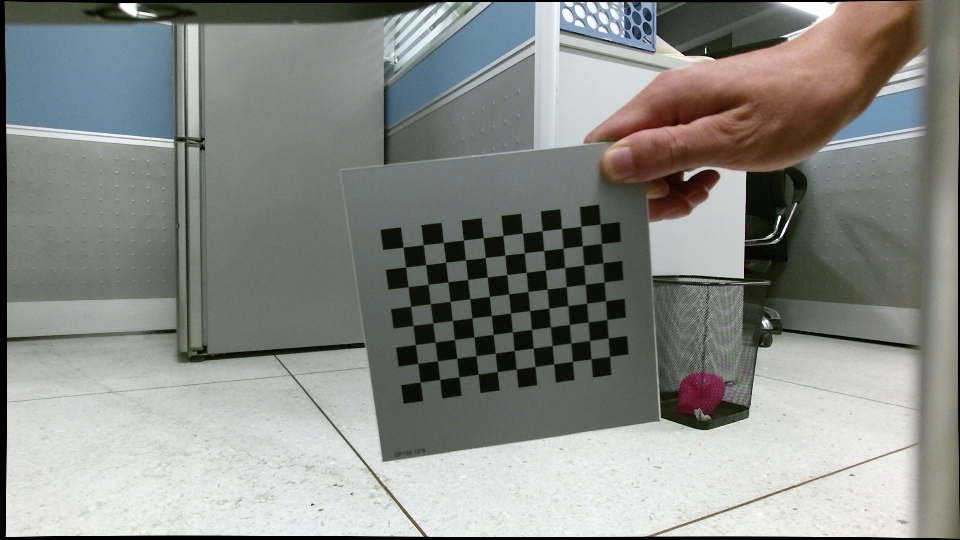
//> input picture 7calib3d/Calibration/CameraCalibration/0011_color.jpg, 960 x 540 px
$ ./test   (built with g++ and OpenCV 4)
//> lines starting //> are read from the running program, lines starting //| are printed output that depends on the picture; after the words box and inside, x2 and y2 are one past the last pixel; in counts of white or black regions, pixels touching at a corner belong together
//
// Created by wpr on 18-11-29.
//

#include "opencv2/core/core.hpp"
#include "opencv2/imgproc/imgproc.hpp"
#include "opencv2/calib3d/calib3d.hpp"
#include "opencv2/highgui/highgui.hpp"
#include <iostream>
#include <fstream>


using namespace cv;
using namespace std;


int main()
{

    vector<Point2f> image_points_buff_;
    Size board_size_;
    Mat rotation_;
    Mat translation_;
    float side_length_;
    Mat camMatrix_;
    Mat distCoeff_;
    vector<cv::Point3f > m_markerCorners3f_;
    Size image_size;  /* 图像的尺寸 */
    side_length_ = 0.01;
    board_size_ = Size(11,8);

    camMatrix_ = (Mat_<double>(3, 3) << 549.3614688099561, 0, 467.7511711982686,0, 549.182463904573, 264.1110229919456,0, 0, 1);
    distCoeff_ = (Mat_<double>(5, 1) << 0.02028639459828988, -0.0316434448076687, -0.004822193466304281, -0.0002702970842550804, -0.006882014944184185);
    for(auto m = 1; m <= 11; m++)
        for(int n = 1; n <= 8; n++)
        {
            m_markerCorners3f_.push_back(cv::Point3f(side_length_*m, side_length_*n, 0.0));
        }
    for(auto i:m_markerCorners3f_)
        cout << i.x << "  " << i.y << "  " << i.z << "  " << endl;

    Mat src=imread("../CameraCalibration/0011_color.jpg");
//> src is the input picture: 540 rows x 960 cols, CV_8UC3; mean B, G, R 134, 138.6, 135.8
    image_size.width = src.cols;
//> image_size = Size(960, 0)
    image_size.height =src.rows;
//> image_size = Size(960, 540)
    Mat src_gray;
    Mat src_all=src.clone();
    cvtColor( src, src_gray, CV_BGR2GRAY );
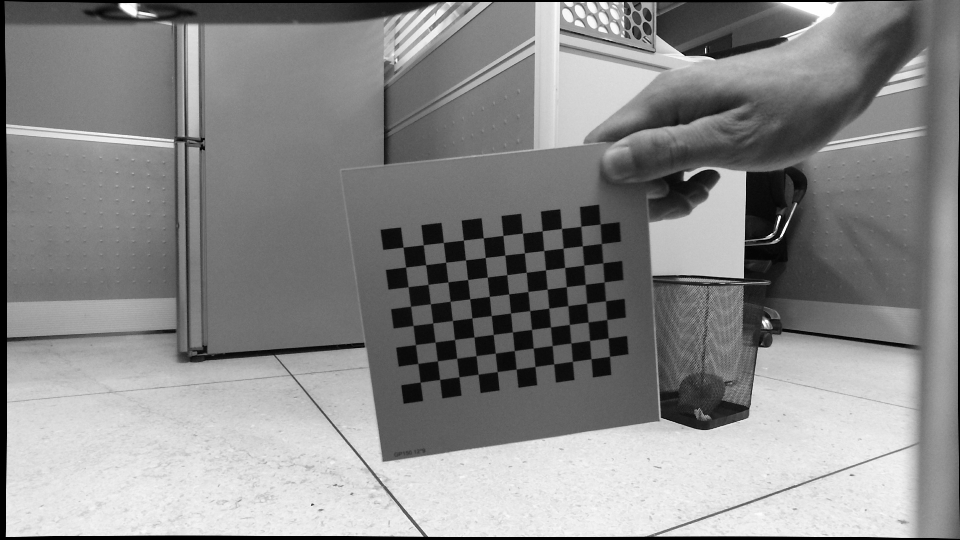
//> src_gray: 540 rows x 960 cols, CV_8UC1; min 0, max 255, mean 137.3
    if(findChessboardCorners(src,board_size_,image_points_buff_) == 0)
    {
        std::cout << "找不到角点信息!!!" << endl;
    }
    else
    {
        find4QuadCornerSubpix(src_gray,image_points_buff_,Size(5,5));
//> image_points_buff_ = 88 Points (x, y), first 12: [403, 247.1], [424.1, 245.4], [444, 243], [463.8, 240.8], [484.1, 238.4], [503.5, 236], [522.8, 233.8], [543.1, 231.4], [562, 229], [580.9, 226.6], [600.8, 224.8], [406, 267.5]
        drawChessboardCorners(src_all, board_size_, image_points_buff_, false);
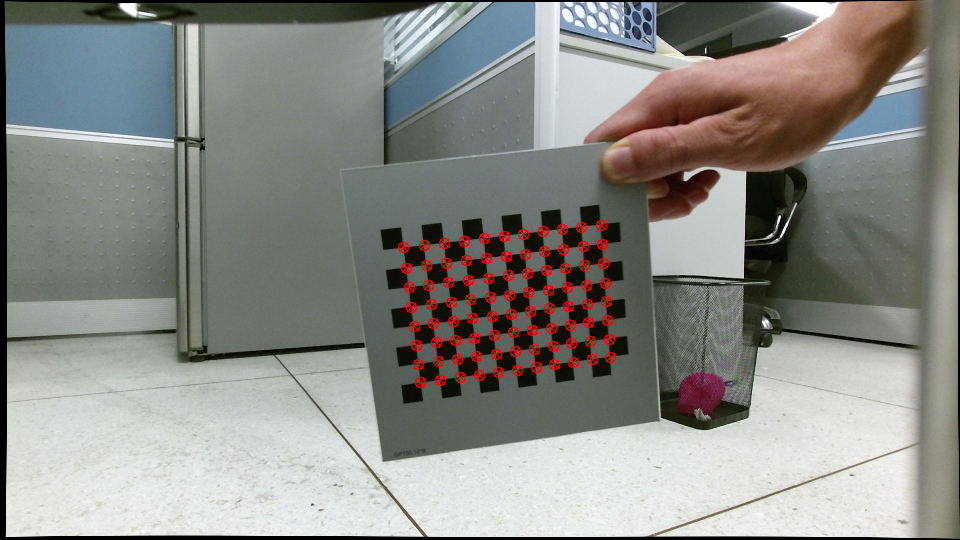
//> src_all: 540 rows x 960 cols, CV_8UC3; 1.95% of pixels changed, all inside (x1, y1, x2, y2) = (397, 219, 617, 389)
        // [7 lines of commented-out code are left out]
        Mat r;


//        calibrateCamera(object_points,image_points_seq,image_size,cameraMatrix,distCoeffs,rvecsMat,tvecsMat,0);
        calibrateCamera(m_markerCorners3f_,image_points_buff_,image_size,camMatrix_,distCoeff_,r,translation_,0);
//> camMatrix_ = [[2995.8, 0, 395.8], [0, 3456.2, 305], [0, 0, 1]]; distCoeff_ = [-72.9, -1592.3, 1.68, 0.347, 236517.4]; r = 88 rows, first 8: [1.74, 0.347, -0.148], [1.74, 0.347, -0.148], [1.74, 0.347, -0.148], [1.74, 0.347, -0.148], [1.74, 0.347, -0.148], [1.74, 0.347, -0.148], [1.74, 0.347, -0.148], [1.74, 0.347, -0.148]; translation_ = 88 rows, first 8: [0.0207, -0.0312, 1.14], [0.0207, -0.0312, 1.14], [0.0207, -0.0312, 1.14], [0.0207, -0.0312, 1.14], [0.0207, -0.0312, 1.14], [0.0207, -0.0312, 1.14], [0.0207, -0.0312, 1.14], [0.0207, -0.0312, 1.14]
//        cv::solvePnPRansac( m_markerCorners3f_, image_points_buff_, camMatrix_, distCoeff_, r, translation_, false);
//        cv::solvePnP(m_markerCorners3f_, image_points_buff_, camMatrix_, distCoeff_, r, translation_, false);

//> (the run ends here: the program stops with an error, at `cv::Rodrigues(r,rotation_);`)

$ run again, with 7calib3d/Calibration/CameraCalibration/0001_color.jpg copied over 7calib3d/Calibration/CameraCalibration/0011_color.jpg
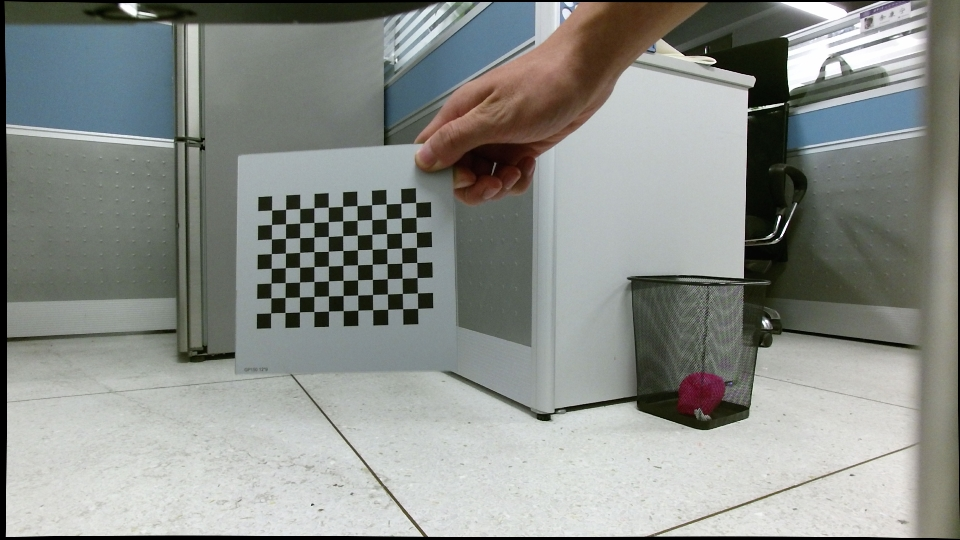
//> input picture 7calib3d/Calibration/CameraCalibration/0001_color.jpg, 960 x 540 px
//> src is the input picture: 540 rows x 960 cols, CV_8UC3; mean B, G, R 138.1, 142.5, 138.7
//> `cvtColor( src, src_gray, CV_BGR2GRAY );`:
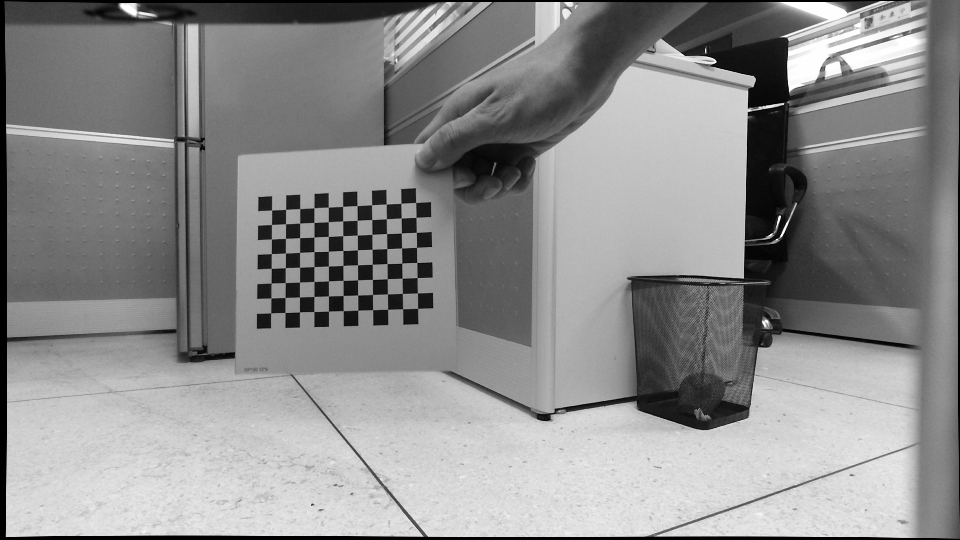
//> src_gray: 540 rows x 960 cols, CV_8UC1; min 0, max 255, mean 140.9
//> image_points_buff_ = 88 Points (x, y), first 12: [271.6, 210.1], [285.8, 209.8], [300.2, 209.2], [314.7, 208.3], [329, 207.5], [342.8, 206.8], [357.5, 206], [372.2, 205.2], [386.7, 204.3], [401.3, 203.7], [416.5, 202.5], [272, 225]
//> `drawChessboardCorners(src_all, board_size_, image_points_buff_, false);`:
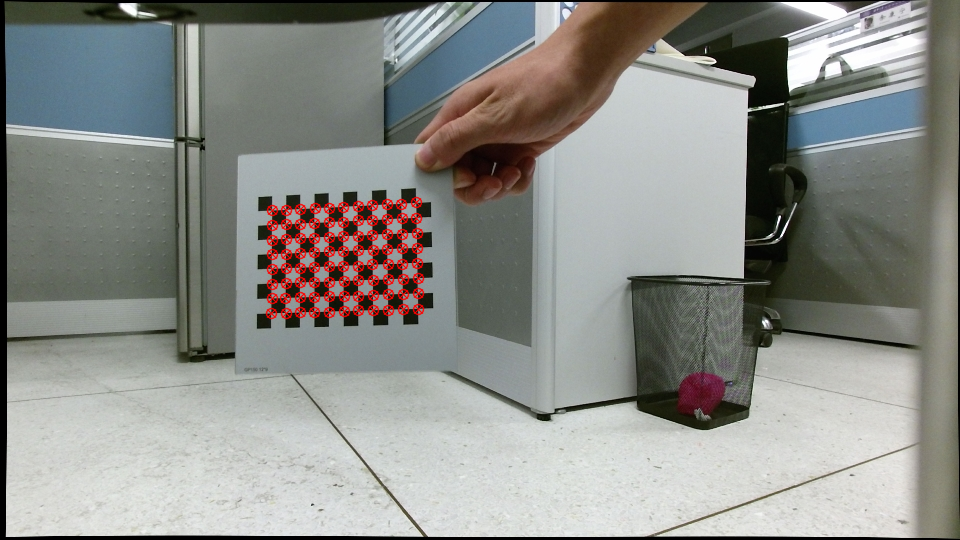
//> src_all: 540 rows x 960 cols, CV_8UC3; 1.95% of pixels changed, all inside (x1, y1, x2, y2) = (265, 196, 425, 320)
//> camMatrix_ = [[659.4, 0, 478.8], [0, 3544.5, 273.4], [0, 0, 1]]; distCoeff_ = [-2.18, -50.2, 0.0606, 0.0296, 516.1]; r = 88 rows, first 8: [-1.51, -0.807, 0.294], [-1.51, -0.807, 0.294], [-1.51, -0.807, 0.294], [-1.51, -0.807, 0.294], [-1.51, -0.807, 0.294], [-1.51, -0.807, 0.294], [-1.51, -0.807, 0.294], [-1.51, -0.807, 0.294]; translation_ = 88 rows, first 8: [-0.477, -0.06, 1.58], [-0.477, -0.06, 1.58], [-0.477, -0.06, 1.58], [-0.477, -0.06, 1.58], [-0.477, -0.06, 1.58], [-0.477, -0.06, 1.58], [-0.477, -0.06, 1.58], [-0.477, -0.06, 1.58]
